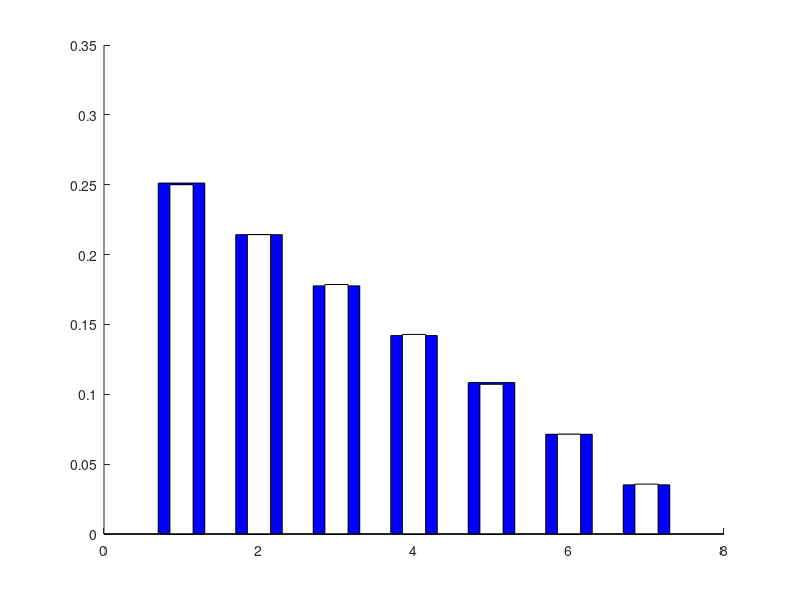

MATLAB code to generate this figure: (Note: this script raises an error after producing the figure.)
clear variables; close all;

N=50000; %nbr d'experiences
n=8
X=zeros(1,N);%varaiable aléatoire
for k=1:N
    %utiliser rand ou randi et une boucle while
    b=ceil(n*rand(1,2));
    while b(1)==b(2)
        b=ceil(n*rand(1,2));
    end
    X(k)=min(b);
end

%loi empirique
[h_emp,xout]=hist(X,1:n-1);
figure(1); hold on;
bar(xout,h_emp/N,0.6, 'b');%affichage

%loi théorique
j=1:1:n-1
h_th=(2*(n-j))/(n*(n-1));%histogramme théorique
bar(xout,h_th,0.3,'w'); %affichage, %largeur et couleur dans l'odre pour les deux derniers

% %Esperances et écarts types, %histogramme, utiliser mean et std pour les calculs de l'esperance et de l'ecart type
E_emp=mean(X);
sigma_Emp=std(X);
E_th=(n+1)/3;
sigma_th=sqrt((n.n-n-2)/18);
